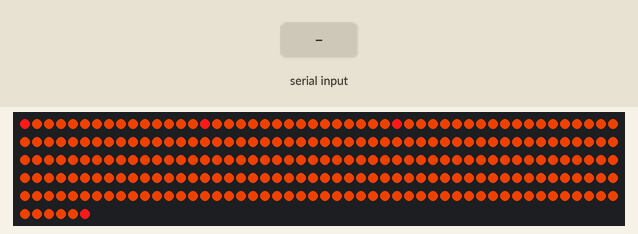
Bench run of a sketch on a simulated Arduino Uno, built with avr-gcc and run on an emulated ATmega328P. Parts: 256 RGB LEDs in strip order, left to right, continuing on the next row. The inputs (shaded band) are chosen by the test bench.

Above: at 1.2 s.
1.3 s: "0\n" received over Serial
2.8 s: "999\n" received over Serial
Timing chart, 0 to 5.8 s (numbered marks = the images above; inputs shaded):
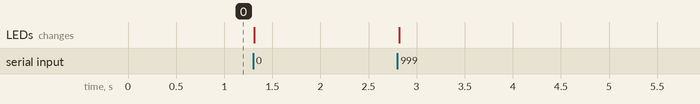

The sketch:

proc.ino
```cpp
#include <Adafruit_NeoPixel.h>

#define PIN 2
#define NUMPIXELS 256

Adafruit_NeoPixel pixels(NUMPIXELS, PIN, NEO_GRB + NEO_KHZ800);

int V[4];


int mapIndex(int index) {
    int row = index / 16;
    int col = 15 -(index % 16) ;

    if (row % 2 == 0) {

        return row * 16 + col ;
    }


    return row * 16 + (15 - col);
}


void setup() {
    Serial.begin(9600);
    pixels.begin();
    setPanelColor(200, 55, 0); // startowy kolor
    pixels.setPixelColor(0, pixels.Color(255,25,25));
    pixels.setPixelColor(15, pixels.Color(255,25,25));
    pixels.setPixelColor(255, pixels.Color(255,25,25));
    pixels.setPixelColor(31, pixels.Color(255,25,25));
    pixels.show();
}

void loop() {
    if (Serial.available()) {
        String data = Serial.readStringUntil('\n');
        data.trim();

        if (data.length() == 0) return;

        parseData(data);

        if (V[0] == 999) {
            setPanelColor(V[1], V[2], V[3]);
        }
        else if (V[0] >= 0 && V[0] < NUMPIXELS) {
            int physIndex = mapIndex(V[0]);
            pixels.setPixelColor(physIndex, pixels.Color(V[1], V[2], V[3]));
            pixels.show();
        }
    }
}

void setPanelColor(uint8_t r, uint8_t g, uint8_t b) {
    for (int i = 0; i < NUMPIXELS; i++) {
        pixels.setPixelColor(i, pixels.Color(r, g, b));
    }
    pixels.show();
}

void parseData(String input) {
    int index = 0;
    int lastIndex = 0;

    for (int i = 0; i < 4; i++)
        V[i] = 0;

    while (index < 4) {
        int commaIndex = input.indexOf(',', lastIndex);
        if (commaIndex == -1) commaIndex = input.length();

        String part = input.substring(lastIndex, commaIndex);
        V[index] = part.toInt();

        lastIndex = commaIndex + 1;
        index++;
    }
}
```
